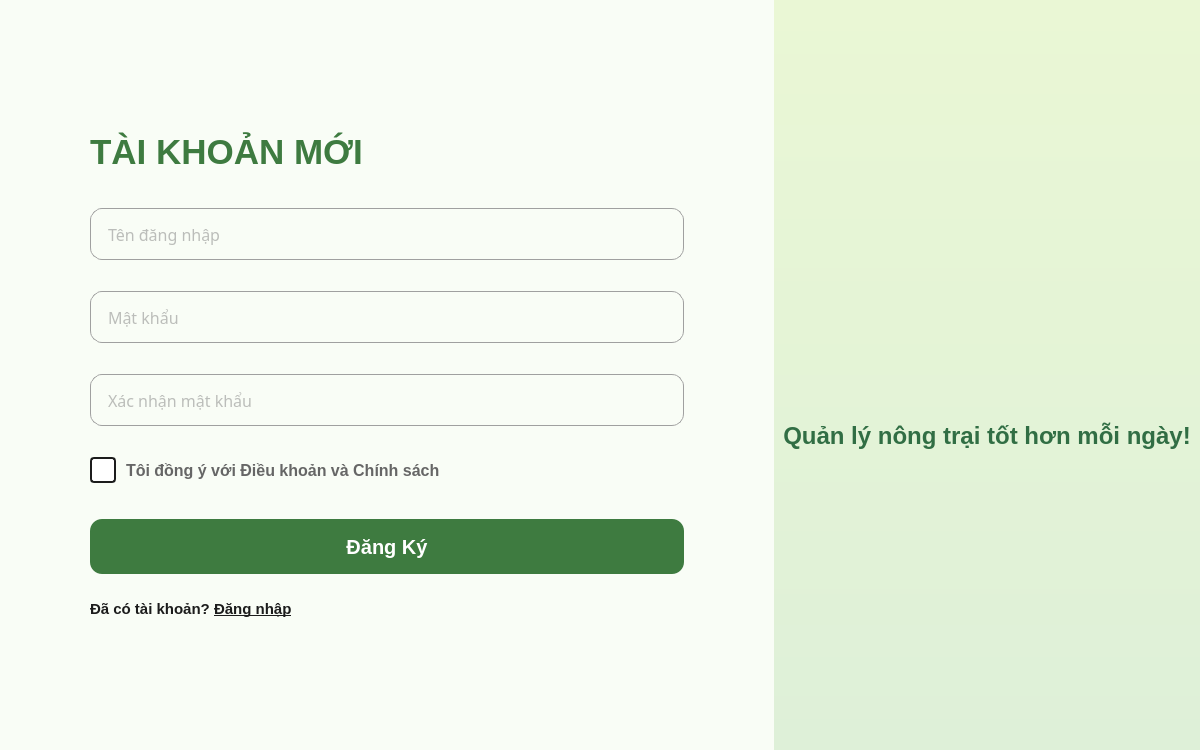
<?xml version="1.0" encoding="UTF-8"?>
<ui version="4.0">
 <class>RegisterScreen</class>
 <widget class="QWidget" name="RegisterScreen">
  <property name="geometry">
   <rect>
    <x>0</x>
    <y>0</y>
    <width>1200</width>
    <height>750</height>
   </rect>
  </property>
  <property name="windowTitle">
   <string>Đăng Ký - Nông Ơi</string>
  </property>
  <property name="styleSheet">
   <string notr="true">QWidget#RegisterScreen {
    background-color: #F9FDF6;
    border: 6px solid #1C1C1C;
}

QLabel {
    font-family: 'Segoe UI', Arial, sans-serif;
    color: #1F2B20;
}

QLineEdit {
    background-color: #FFFFFF;
    border: 1px solid #A0A0A0;
    border-radius: 12px;
    padding: 0px 15px;
    font-size: 12pt;
    font-family: 'Segoe UI', Arial, sans-serif;
    color: #1C1C1C;
    height: 50px;
}

QLineEdit:focus {
    border: 2px solid #3E7B40;
}</string>
  </property>
  <layout class="QHBoxLayout" name="main_layout">
   <property name="spacing">
    <number>0</number>
   </property>
   <property name="leftMargin">
    <number>0</number>
   </property>
   <property name="topMargin">
    <number>0</number>
   </property>
   <property name="rightMargin">
    <number>0</number>
   </property>
   <property name="bottomMargin">
    <number>0</number>
   </property>
   <item>
    <widget class="QFrame" name="left_panel">
     <property name="sizePolicy">
      <sizepolicy hsizetype="Preferred" vsizetype="Preferred">
       <horstretch>0</horstretch>
       <verstretch>0</verstretch>
      </sizepolicy>
     </property>
     <property name="styleSheet">
      <string notr="true">background-color: #F9FDF6;</string>
     </property>
     <layout class="QVBoxLayout" name="verticalLayout">
      <property name="leftMargin">
       <number>90</number>
      </property>
      <property name="topMargin">
       <number>40</number>
      </property>
      <property name="rightMargin">
       <number>90</number>
      </property>
      <property name="bottomMargin">
       <number>40</number>
      </property>
      <item>
       <spacer name="verticalSpacer_top">
        <property name="orientation">
         <enum>Qt::Vertical</enum>
        </property>
        <property name="sizeHint" stdset="0">
         <size>
          <width>20</width>
          <height>40</height>
         </size>
        </property>
       </spacer>
      </item>
      <item>
       <widget class="QLabel" name="lbl_title">
        <property name="styleSheet">
         <string notr="true">color: #3E7B40;
font-size: 26pt;
font-weight: 900;
text-transform: uppercase;</string>
        </property>
        <property name="text">
         <string>TÀI KHOẢN MỚI</string>
        </property>
       </widget>
      </item>
      <item>
       <spacer name="verticalSpacer_1">
        <property name="orientation">
         <enum>Qt::Vertical</enum>
        </property>
        <property name="sizeType">
         <enum>QSizePolicy::Fixed</enum>
        </property>
        <property name="sizeHint" stdset="0">
         <size>
          <width>20</width>
          <height>30</height>
         </size>
        </property>
       </spacer>
      </item>
      <item>
       <widget class="QLineEdit" name="txt_ten_dang_nhap">
        <property name="minimumSize">
         <size>
          <width>0</width>
          <height>50</height>
         </size>
        </property>
        <property name="font">
         <font>
          <family>Segoe UI,Arial,sans-serif</family>
          <pointsize>12</pointsize>
          <weight>50</weight>
          <bold>false</bold>
         </font>
        </property>
        <property name="styleSheet">
         <string notr="true">color: #7D7D7D;</string>
        </property>
        <property name="placeholderText">
         <string>Tên đăng nhập</string>
        </property>
       </widget>
      </item>
      <item>
       <spacer name="verticalSpacer_2">
        <property name="orientation">
         <enum>Qt::Vertical</enum>
        </property>
        <property name="sizeType">
         <enum>QSizePolicy::Fixed</enum>
        </property>
        <property name="sizeHint" stdset="0">
         <size>
          <width>20</width>
          <height>25</height>
         </size>
        </property>
       </spacer>
      </item>
      <item>
       <widget class="QLineEdit" name="txt_mat_khau">
        <property name="minimumSize">
         <size>
          <width>0</width>
          <height>50</height>
         </size>
        </property>
        <property name="font">
         <font>
          <family>Segoe UI,Arial,sans-serif</family>
          <pointsize>12</pointsize>
          <weight>50</weight>
          <bold>false</bold>
         </font>
        </property>
        <property name="styleSheet">
         <string notr="true">color: #7D7D7D;</string>
        </property>
        <property name="echoMode">
         <enum>QLineEdit::Password</enum>
        </property>
        <property name="placeholderText">
         <string>Mật khẩu</string>
        </property>
       </widget>
      </item>
      <item>
       <spacer name="verticalSpacer_3">
        <property name="orientation">
         <enum>Qt::Vertical</enum>
        </property>
        <property name="sizeType">
         <enum>QSizePolicy::Fixed</enum>
        </property>
        <property name="sizeHint" stdset="0">
         <size>
          <width>20</width>
          <height>25</height>
         </size>
        </property>
       </spacer>
      </item>
      <item>
       <widget class="QLineEdit" name="txt_xac_nhan_mat_khau">
        <property name="minimumSize">
         <size>
          <width>0</width>
          <height>50</height>
         </size>
        </property>
        <property name="font">
         <font>
          <family>Segoe UI,Arial,sans-serif</family>
          <pointsize>12</pointsize>
          <weight>50</weight>
          <bold>false</bold>
         </font>
        </property>
        <property name="styleSheet">
         <string notr="true">color: #7D7D7D;</string>
        </property>
        <property name="echoMode">
         <enum>QLineEdit::Password</enum>
        </property>
        <property name="placeholderText">
         <string>Xác nhận mật khẩu</string>
        </property>
       </widget>
      </item>
      <item>
       <spacer name="verticalSpacer_4">
        <property name="orientation">
         <enum>Qt::Vertical</enum>
        </property>
        <property name="sizeType">
         <enum>QSizePolicy::Fixed</enum>
        </property>
        <property name="sizeHint" stdset="0">
         <size>
          <width>20</width>
          <height>25</height>
         </size>
        </property>
       </spacer>
      </item>
      <item>
       <widget class="QCheckBox" name="chk_dieu_khoan">
        <property name="font">
         <font>
          <pointsize>12</pointsize>
          <weight>75</weight>
          <bold>true</bold>
         </font>
        </property>
        <property name="styleSheet">
         <string notr="true">QCheckBox {
    font-size: 12pt;
    color: #666666;
    font-weight: bold;
    spacing: 10px;
}
QCheckBox::indicator {
    width: 22px;
    height: 22px;
    border: 2px solid #1C1C1C;
    border-radius: 4px;
    background: white;
}
QCheckBox::indicator:checked {
    background-color: #3E7B40;
    border: 2px solid #3E7B40;
}</string>
        </property>
        <property name="text">
         <string>Tôi đồng ý với Điều khoản và Chính sách</string>
        </property>
       </widget>
      </item>
      <item>
       <spacer name="verticalSpacer_5">
        <property name="orientation">
         <enum>Qt::Vertical</enum>
        </property>
        <property name="sizeType">
         <enum>QSizePolicy::Fixed</enum>
        </property>
        <property name="sizeHint" stdset="0">
         <size>
          <width>20</width>
          <height>30</height>
         </size>
        </property>
       </spacer>
      </item>
      <item>
       <widget class="QPushButton" name="btn_dang_ky">
        <property name="minimumSize">
         <size>
          <width>0</width>
          <height>55</height>
         </size>
        </property>
        <property name="cursor">
         <cursorShape>PointingHandCursor</cursorShape>
        </property>
        <property name="styleSheet">
         <string notr="true">QPushButton {
    background-color: #3E7B40;
    color: #FFFFFF;
    border: none;
    border-radius: 12px;
    font-size: 15pt;
    font-weight: bold;
}
QPushButton:hover {
    background-color: #4A9155;
}
QPushButton:pressed {
    background-color: #2E6636;
}</string>
        </property>
        <property name="text">
         <string>Đăng Ký</string>
        </property>
       </widget>
      </item>
      <item>
       <spacer name="verticalSpacer_6">
        <property name="orientation">
         <enum>Qt::Vertical</enum>
        </property>
        <property name="sizeType">
         <enum>QSizePolicy::Fixed</enum>
        </property>
        <property name="sizeHint" stdset="0">
         <size>
          <width>20</width>
          <height>20</height>
         </size>
        </property>
       </spacer>
      </item>
      <item>
       <widget class="QLabel" name="lbl_dctk">
        <property name="cursor">
         <cursorShape>PointingHandCursor</cursorShape>
        </property>
        <property name="text">
         <string>&lt;html&gt;&lt;head/&gt;&lt;body&gt;&lt;p&gt;&lt;span style=&quot; font-size:11pt; color:#1C1C1C; font-weight:600;&quot;&gt;Đã có tài khoản? &lt;/span&gt;&lt;span style=&quot; font-size:11pt; font-weight:700; text-decoration: underline; color:#1C1C1C;&quot;&gt;Đăng nhập&lt;/span&gt;&lt;/p&gt;&lt;/body&gt;&lt;/html&gt;</string>
        </property>
       </widget>
      </item>
      <item>
       <spacer name="verticalSpacer_bottom">
        <property name="orientation">
         <enum>Qt::Vertical</enum>
        </property>
        <property name="sizeHint" stdset="0">
         <size>
          <width>20</width>
          <height>40</height>
         </size>
        </property>
       </spacer>
      </item>
     </layout>
    </widget>
   </item>
   <item>
    <widget class="QFrame" name="right_panel">
     <property name="sizePolicy">
      <sizepolicy hsizetype="Preferred" vsizetype="Preferred">
       <horstretch>0</horstretch>
       <verstretch>0</verstretch>
      </sizepolicy>
     </property>
     <property name="styleSheet">
      <string notr="true">QFrame#right_panel {
    background-color: qlineargradient(spread:pad, x1:0, y1:0, x2:0, y2:1, stop:0 #EAF7D5, stop:1 #DEF0D8);
}</string>
     </property>
     <layout class="QVBoxLayout" name="verticalLayout_right">
      <item>
       <spacer name="verticalSpacer_right_top">
        <property name="orientation">
         <enum>Qt::Vertical</enum>
        </property>
        <property name="sizeHint" stdset="0">
         <size>
          <width>20</width>
          <height>40</height>
         </size>
        </property>
       </spacer>
      </item>
      <item>
       <widget class="QLabel" name="lbl_logo_text">
        <property name="styleSheet">
         <string notr="true">color: #316E44;
font-size: 70pt;
font-weight: 900;
letter-spacing: 5px;</string>
        </property>
        <property name="text">
         <string/>
        </property>
        <property name="pixmap">
         <pixmap>../images/small logo.png</pixmap>
        </property>
        <property name="alignment">
         <set>Qt::AlignBottom|Qt::AlignHCenter</set>
        </property>
       </widget>
      </item>
      <item>
       <widget class="QLabel" name="lbl_slogan">
        <property name="styleSheet">
         <string notr="true">color: #316E44;
font-size: 18pt;
font-weight: bold;
margin-top: 10px;</string>
        </property>
        <property name="text">
         <string>Quản lý nông trại tốt hơn mỗi ngày!</string>
        </property>
        <property name="alignment">
         <set>Qt::AlignHCenter|Qt::AlignTop</set>
        </property>
       </widget>
      </item>
      <item>
       <spacer name="verticalSpacer_right_bottom">
        <property name="orientation">
         <enum>Qt::Vertical</enum>
        </property>
        <property name="sizeHint" stdset="0">
         <size>
          <width>20</width>
          <height>40</height>
         </size>
        </property>
       </spacer>
      </item>
     </layout>
    </widget>
   </item>
  </layout>
 </widget>
 <resources/>
 <connections/>
</ui>
